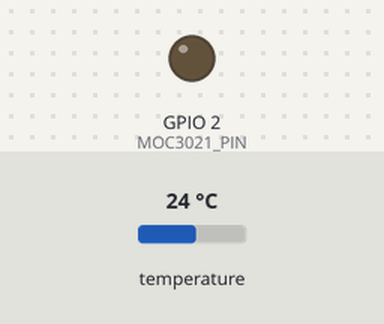
Simulated run of this sketch. Board: ESP32. Parts: output pins drawn as LEDs (lit = HIGH). The inputs (shaded band) are chosen by the test bench; at power-on: temperature 24 °C. WiFi joins after 1.5 s; servers stay silent unless stated; uploads are accepted with an empty reply; what the sketch prints to the serial monitor is not drawn.

Above: at 0.1 s.
At 2.3 s:
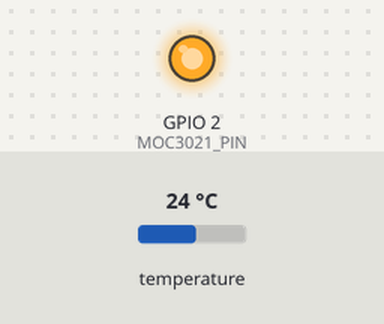
Timing chart, 0 to 3.8 s (numbered marks = the images above):
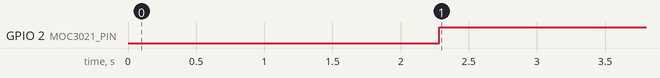

The sketch:

brewmaster.ino
```cpp
#include <WiFi.h>
#include <HTTPClient.h>

#include <OneWire.h>
#include <DallasTemperature.h>

#define MOC3021_PIN 2
#define TEMP_PIN    4

float temperature = 0;

const char* ssid = "WM1";
const char* password =  "WollemaN";

OneWire oneWire(TEMP_PIN);
DallasTemperature sensors(&oneWire);

void readSensor(void* parameter);
void sendTemperature(void* parameter);

void setup() {

  Serial.begin(115200);                                  //Serial connection
  sensors.begin();

  pinMode(MOC3021_PIN, OUTPUT);

  WiFi.begin(ssid, password);   //WiFi connection

  Serial.print("Waiting for connection");
  while (WiFi.status() != WL_CONNECTED) {  //Wait for the WiFI connection completion
    Serial.print(".");
    delay(500);
  }
  Serial.println(" Connected");

  xTaskCreate(readSensor, "Read temp", 1024, NULL, 1, NULL);
  xTaskCreate(sendTemperature, "Send temp", 2048, NULL, 0, NULL);

  vTaskStartScheduler();
}

void readSensor(void* parameter) {
  while(1) {
    sensors.requestTemperatures();
    temperature = sensors.getTempCByIndex(0);

    if(temperature > 30.2) digitalWrite(MOC3021_PIN, LOW);
    if(temperature < 29.8) digitalWrite(MOC3021_PIN, HIGH);

    vTaskDelay(10 / portTICK_RATE_MS); //Measure temperature every 10ms
  }
}

void sendTemperature(void* parameter) {
  while(1) {
    if(WiFi.status() == WL_CONNECTED){   //Check WiFi connection status
      HTTPClient http;    //Declare object of class HTTPClient

      http.begin("http://192.168.2.250:8086/write?db=brew");      //Specify request destination
      http.addHeader("Content-Type", "text/plain");  //Specify content-type header

      char data[100];
      sprintf(data, "temperatuur,host=nodemcu,region=eu-nl value=%.2f", temperature);

      int httpCode = http.POST(data);   //Send the request
      String payload = http.getString();                  //Get the response payload

      http.end();  //Close connection
    } else {
      Serial.println("Error in WiFi connection");
    }

    vTaskDelay(1000 / portTICK_RATE_MS);  //Send a request every second
  }
}

void loop() {

}
```

Measured:
- by itself, GPIO 2 (MOC3021_PIN): LOW → HIGH at 2.3 s
